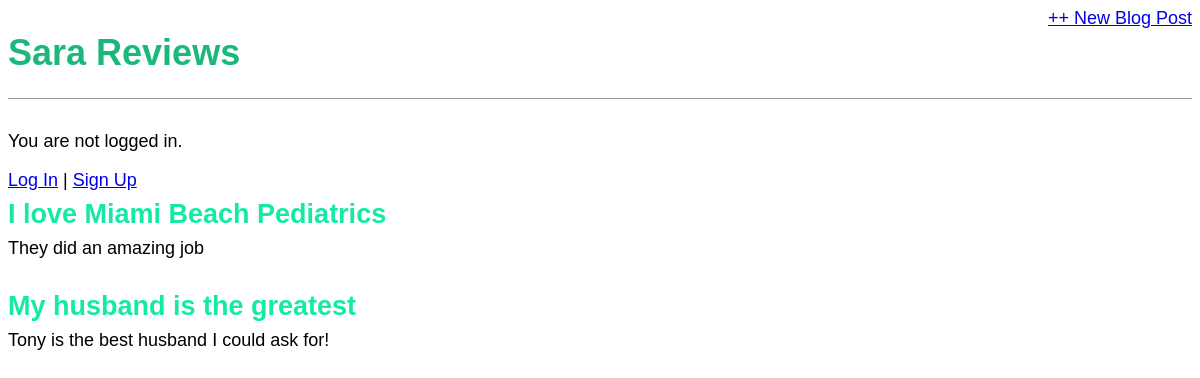
Before: / with the older database file.
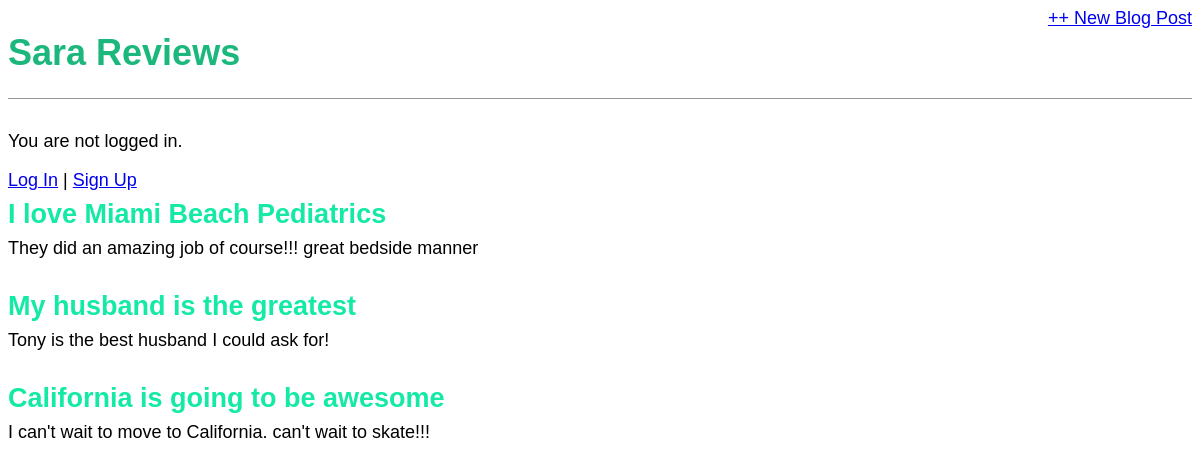
After: the same page with the newer database file.
### sarablog/models.py (models this page shows, shortened)
class Post(models.Model):
    title = models.CharField(max_length=200)
    author = models.ForeignKey("auth.User", on_delete = models.CASCADE,)
    body = models.TextField()

### sarablog/views.py (the view)
# urls.py: path("", SarablogListView.as_view(), name="home"),
class SarablogListView(ListView):
    model = Post
    template_name = "home.html"

### templates/home.html
{% extends "base.html" %}
{% block content %}
{% for post in post_list %}
    <div class="post-entry">
        <h2><a href="{% url 'post_detail' post.pk %}">{{ post.title }} </a></h2>
        <p>{{ post.body }}</p>
    </div>
{% endfor %}
{% endblock content %}

### templates/base.html (shortened to what this page needs)
{% load static %}
<html>
    <head>
        <link rel="stylesheet" href="{% static 'css/base.css' %}">
    </head>
    <body>
        <div>
            <header>
                <div class = "nav-left">
                    <h1><a href="{% url 'home' %}">Sara Reviews</a></h1>
                </div>
                <div class="nave-right">
                    <a href="{% url 'post_new' %}">++ New Blog Post</a>
                </div>
            </header>
            {% if user.is_authenticated %}
                <p>Hi {{ user.username}}!</p>
                <p><a href="{% url 'logout' %}">Log out</a></p>
            {% else %}
                <p>You are not logged in.</p>
                <a href="{% url 'login' %}">Log In</a> |
                <a href="{% url 'signup' %}">Sign Up</a>
            {% endif%}
            {% block content %}
            {% endblock content %}
        </div>
    </body>
</html>

### static/css/base.css (style rules this page uses)
body { font-family: 'Source Sans Pro', sans-serif; font-size: 18px; }
header { border-bottom: 1px solid #999; margin-bottom: 2rem; display: flex; }
header h1 a { color: rgb(28, 183, 124); text-decoration: none; }
.nav-left { margin-right: auto; }
.post-entry { margin-bottom: 2rem; }
.post-entry h2 { margin: 0.5rem 0; }
.post-entry h2 a, .post-entry h2 a:visited { color: rgb(20, 234, 166); text-decoration:none; }
.post-entry p { margin: 0; font-weight: 400; }

Changed rows visible on the page:
changed Post "I love Miami Beach Pediatrics": body "They did an amazing job" → "They did an amazing job of course!!! great bedside manner"
added Post: title "California is going to be awesome", body "I can't wait to move to California. can't wait to skate!!!"
